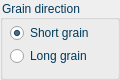
     <widget class="QGroupBox" name="groupBox_2">
      <property name="geometry">
       <rect>
        <x>180</x>
        <y>80</y>
        <width>120</width>
        <height>80</height>
       </rect>
      </property>
      <property name="styleSheet">
       <string notr="true">font: 10pt &quot;Segoe UI&quot;; color: rgb(0, 57, 90)</string>
      </property>
      <property name="title">
       <string>Grain direction</string>
      </property>
      <widget class="QWidget" name="verticalLayoutWidget_3">
       <property name="geometry">
        <rect>
         <x>10</x>
         <y>20</y>
         <width>97</width>
         <height>51</height>
        </rect>
       </property>
       <layout class="QVBoxLayout" name="verticalLayout_8">
        <property name="spacing">
         <number>0</number>
        </property>
        <item>
         <widget class="QRadioButton" name="rb_short_grain">
          <property name="enabled">
           <bool>true</bool>
          </property>
          <property name="minimumSize">
           <size>
            <width>95</width>
            <height>0</height>
           </size>
          </property>
          <property name="styleSheet">
           <string notr="true">font: 10pt &quot;Segoe UI&quot;; color: rgb(0, 57, 90)</string>
          </property>
          <property name="text">
           <string>Short grain</string>
          </property>
          <property name="checked">
           <bool>true</bool>
          </property>
         </widget>
        </item>
        <item>
         <widget class="QRadioButton" name="rb_long_grain">
          <property name="enabled">
           <bool>true</bool>
          </property>
          <property name="minimumSize">
           <size>
            <width>95</width>
            <height>0</height>
           </size>
          </property>
          <property name="styleSheet">
           <string notr="true">font: 10pt &quot;Segoe UI&quot;; color: rgb(0, 57, 90)</string>
          </property>
          <property name="text">
           <string>Long grain</string>
          </property>
         </widget>
        </item>
       </layout>
      </widget>
     </widget>
